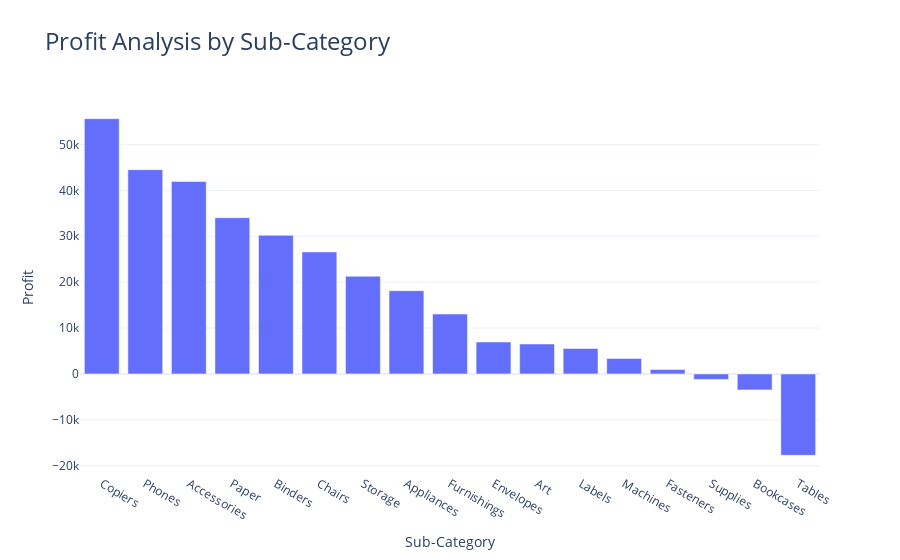

The notebook cell this image was saved under:
### Markdown cell above
Now let’s have a look at the profit by sub-category:

### Code cell
profit_by_subcategory = data.groupby('Sub-Category')['Profit'].sum().reset_index()
fig = px.bar(profit_by_subcategory, x='Sub-Category', 
             y='Profit', 
             title='Profit Analysis by Sub-Category')
fig.update_layout(title_text='Profit Analysis by Sub-Category', title_font=dict(size=24),xaxis={'categoryorder':'total descending'})

fig.show()

### Figure 1 — Plotly figure (JSON) as saved in the notebook; plotly's stock layout.template omitted (floating-point values rounded to 4 significant figures)
{"data": [{"alignmentgroup": "True", "hovertemplate": "Sub-Category=%{x}<br>Profit=%{y}<extra></extra>", "legendgroup": "", "marker": {"color": "#636efa", "pattern": {"shape": ""}}, "name": "", "offsetgroup": "", "orientation": "v", "showlegend": false, "textposition": "auto", "type": "bar", "x": ["Accessories", "Appliances", "Art", "Binders", "Bookcases", "Chairs", "Copiers", "Envelopes", "Fasteners", "Furnishings", "Labels", "Machines", "Paper", "Phones", "Storage", "Supplies", "Tables"], "xaxis": "x", "y": [41940.0, 18140.0, 6528.0, 30220.0, -3473.0, 26590.0, 55620.0, 6964.0, 949.5, 13060.0, 5546.0, 3385.0, 34050.0, 44520.0, 21280.0, -1189.0, -17730.0], "yaxis": "y"}], "layout": {"barmode": "relative", "legend": {"tracegroupgap": 0}, "title": {"font": {"size": 24}, "text": "Profit Analysis by Sub-Category"}, "xaxis": {"anchor": "y", "categoryorder": "total descending", "domain": [0, 1], "title": {"text": "Sub-Category"}}, "yaxis": {"anchor": "x", "domain": [0, 1], "title": {"text": "Profit"}}}}
